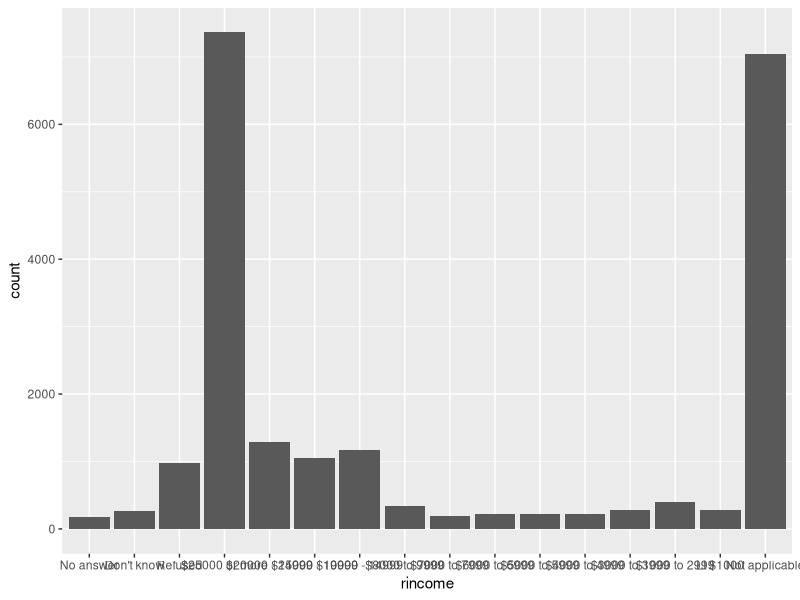
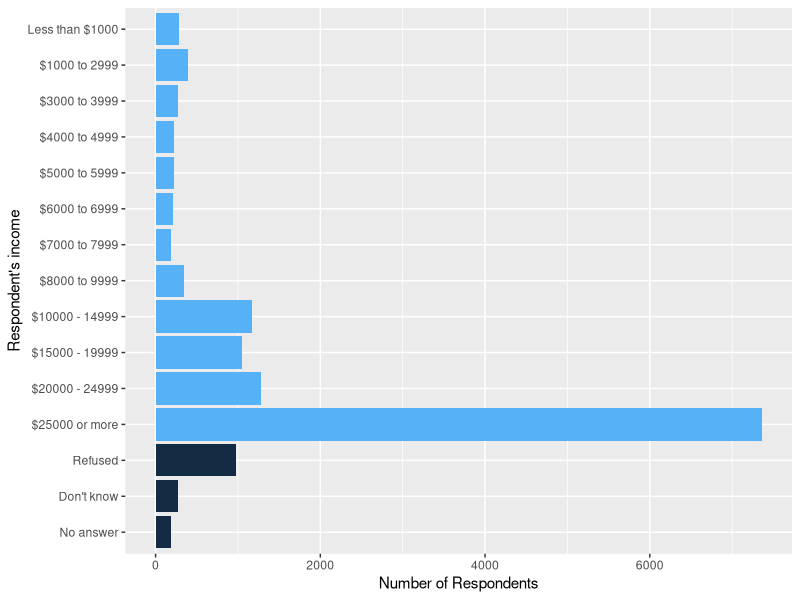
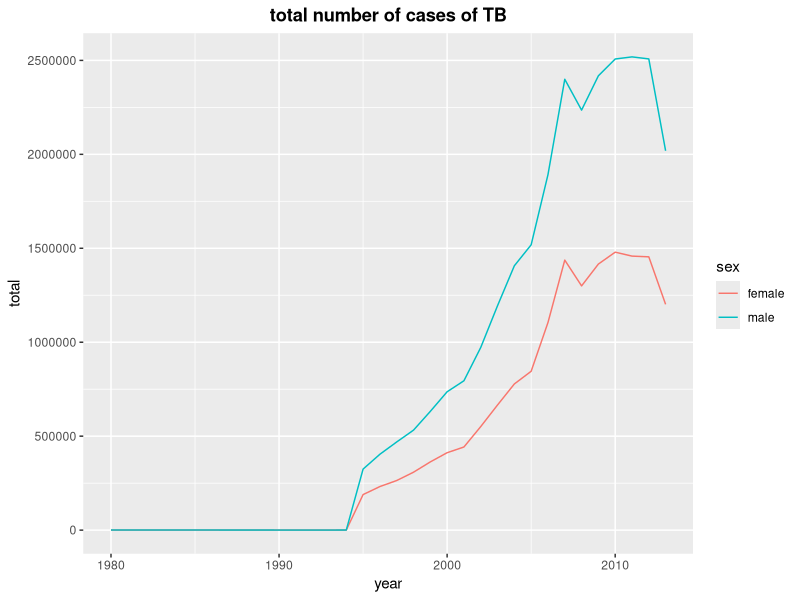
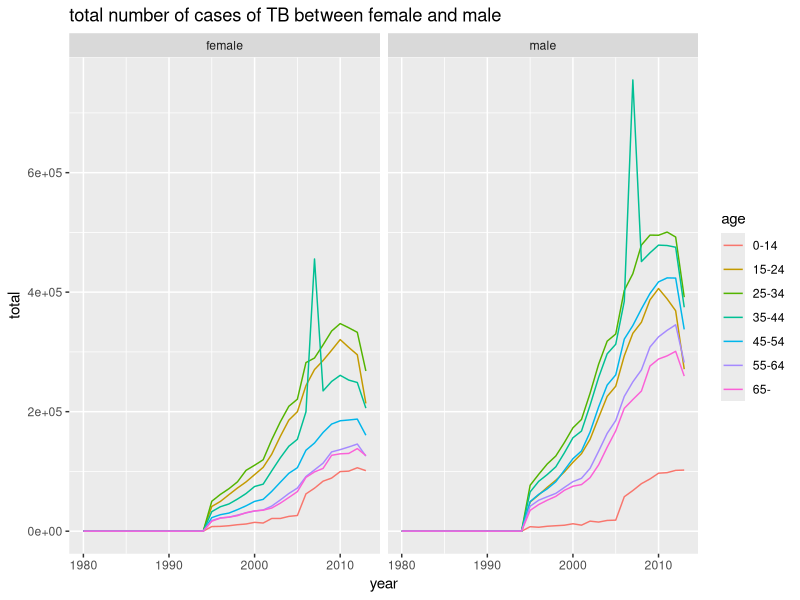
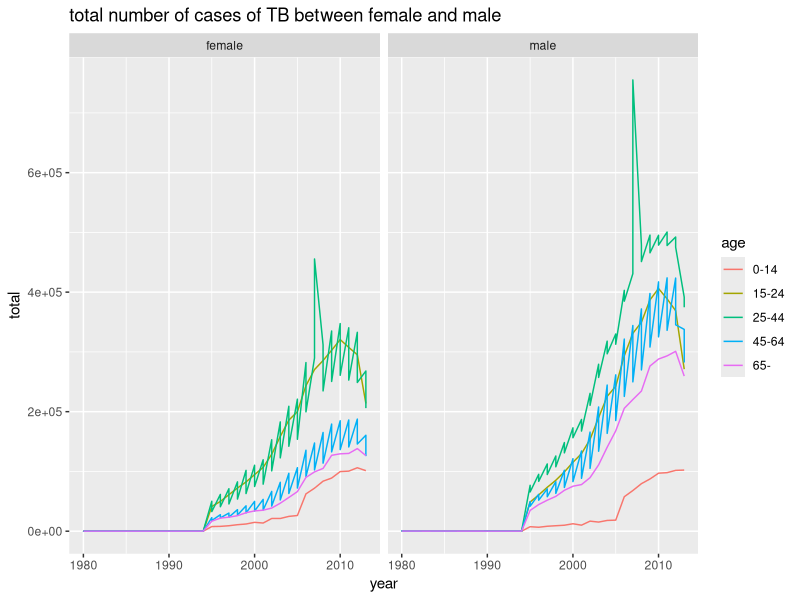

Write the R code that produced these figures, in order.
## ---- chunk 1
knitr::opts_chunk$set(echo = TRUE)
options(dplyr.summarise.inform = FALSE)
library(tidyverse)
## ---- chunk 2
gss_cat %>%
  ggplot(aes(x = rincome)) +
  geom_bar()
## ---- chunk 3
# 1. remove the rows with value "not applicable"
applicable_gss_cat <- gss_cat %>% filter(rincome != 'Not applicable')

# 2. rename “Lt $1000” to “Less than $1000”
# a warning will occur if we try to attempt to add a value to a factor variable in R that does not already exist, so we have to convert the factor variable to a character variable

applicable_gss_cat$rincome <- as.character(applicable_gss_cat$rincome)
# alter the data
applicable_gss_cat$rincome[applicable_gss_cat$rincome == "Lt $1000"] <- "Less than $1000"
# convert the variable back to factor
applicable_gss_cat$rincome <- as.factor(applicable_gss_cat$rincome)

# 3. use color to distinguish non-response categories (“Refused”, “Don’t know”, and “No answer”) from income levels (“Lt $1000”, …)

applicable_gss_cat <- applicable_gss_cat %>% mutate(indicator = case_when(applicable_gss_cat$rincome %in% c("Refused", "Don't know", "No answer") ~ 0,
                                                    !(applicable_gss_cat$rincome %in% c("Refused", "Don't know", "No answer")) ~1
                                                                          )
                                                    )

# rearrange the level of the rincome 
applicable_gss_cat$rincome <- factor(applicable_gss_cat$rincome, levels=c( "Less than $1000", "$1000 to 2999", "$3000 to 3999",
                                                                           "$4000 to 4999",  "$5000 to 5999", "$6000 to 6999",
                                                                           "$7000 to 7999",  "$8000 to 9999", "$10000 - 14999", "$15000 - 19999", 
                                                                           "$20000 - 24999", "$25000 or more", "Refused", "Don't know", "No answer"))

  ggplot(applicable_gss_cat, aes(x = fct_rev(rincome))) +
  geom_bar(aes(fill = indicator)) + 
  # 4. add meaningful y- and x-axis titles
  labs(
    y = "Number of Respondents",
    x = "Respondent's income"
  ) +  
  coord_flip() + 
  theme(legend.position = "none")
  

## ---- chunk 4
names(who) <- str_replace(names(who), "newrel", "new_rel")
who2 <- who %>%
  pivot_longer(5:60, names_to="codes", values_to="case" ) %>%
  select(-iso2, -iso3) %>%
  separate(codes, c("new", "type", "sexage"), sep = "_") %>%
  select(-new) %>%
  separate(sexage, into = c("sex", "age"), sep = 1,convert=TRUE)

who
who2
## ---- chunk 5
# how many zero value in the "case" column
sum(who2$case==0,na.rm=TRUE)
print("I check the number of zeros in the case variable is 11080, meaning there are 11080 missing values that WHO does not have data")
## ---- chunk 6
sorted_by_year_year_who2 <- who2 %>% group_by(year, sex) %>% 
  # sum up the case, and remove the na values
  summarise(total = sum(case, na.rm = TRUE))

sorted_by_year_year_who2 <- sorted_by_year_year_who2 %>% mutate(sex = 
  case_when(sex == 'f' ~ "female", sex == 'm' ~ "male")
)

ggplot(data = sorted_by_year_year_who2,
       mapping = aes(x = year, y = total, color = sex)) +
geom_line() + 
scale_fill_discrete(name = "sex",
                    labels = c("female", "male")) + 
labs(title = "total number of cases of TB",
     x = "year", 
     y = "total") + 
  theme(plot.title = element_text(hjust = 0.5, face = "bold")) 
  
## ---- chunk 7
sorted_by_age_group <- who2 %>% group_by(year, age, sex) %>% 
  summarise(total = sum(case, na.rm = TRUE))

sorted_by_age_group <- sorted_by_age_group %>% mutate(sex = 
  case_when(sex == 'f' ~ "female", sex == 'm' ~ "male"))

sorted_by_age_group <- sorted_by_age_group %>% mutate(age = case_when(
  age == 14 ~ "0-14", age == 65 ~ "65-", age == 1524 ~ "15-24",age == 2534 ~ "25-34",
  age == 3544 ~ "35-44", age == 4554 ~ "45-54", age == 5564 ~ "55-64"))
                                 
ggplot(data = sorted_by_age_group,
       # group and color are important to categorize and map color to each age group
  mapping = aes(x = year, y = total, group = age, color = age)) +
  geom_line() +
  facet_grid(~sex) + labs(title = "total number of cases of TB between female and male") 
## ---- chunk 8
sorted_by_age_group_densed <- who2 %>% group_by(year, age, sex) %>% 
  summarise(total = sum(case, na.rm = TRUE))

sorted_by_age_group_densed <- sorted_by_age_group_densed %>% mutate(sex = 
  case_when(sex == 'f' ~ "female", sex == 'm' ~ "male"))

sorted_by_age_group_densed <- sorted_by_age_group_densed %>% mutate(age = case_when(
  age == 14 ~ "0-14", age == 65 ~ "65-", age == 1524 ~ "15-24",age == 2534 ~ "25-44",
  age == 3544 ~ "25-44", age == 4554 ~ "45-64", age == 5564 ~ "45-64"))
                                 
ggplot(data = sorted_by_age_group_densed,
       # group and color are important to categorize and map color to each age group
  mapping = aes(x = year, y = total, group = age, color = age)) +
  geom_line() +
  facet_grid(~sex) + labs(title = "total number of cases of TB between female and male")
